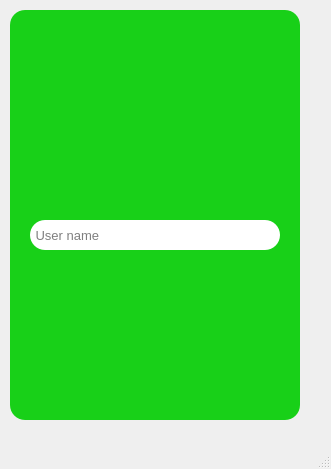
<?xml version="1.0" encoding="UTF-8"?>
<ui version="4.0">
 <class>MainWindow</class>
 <widget class="QMainWindow" name="MainWindow">
  <property name="geometry">
   <rect>
    <x>0</x>
    <y>0</y>
    <width>331</width>
    <height>469</height>
   </rect>
  </property>
  <property name="windowTitle">
   <string>MainWindow</string>
  </property>
  <widget class="QWidget" name="centralwidget">
   <widget class="QWidget" name="widget" native="true">
    <property name="geometry">
     <rect>
      <x>10</x>
      <y>10</y>
      <width>290</width>
      <height>410</height>
     </rect>
    </property>
    <widget class="QLabel" name="label">
     <property name="geometry">
      <rect>
       <x>0</x>
       <y>0</y>
       <width>290</width>
       <height>410</height>
      </rect>
     </property>
     <property name="styleSheet">
      <string notr="true">background-color: rgba(0, 205, 0, 0.9);
border-radius: 15px;</string>
     </property>
     <property name="text">
      <string/>
     </property>
    </widget>
    <widget class="QLineEdit" name="lineEdit">
     <property name="geometry">
      <rect>
       <x>20</x>
       <y>210</y>
       <width>250</width>
       <height>30</height>
      </rect>
     </property>
     <property name="font">
      <font>
       <pointsize>10</pointsize>
      </font>
     </property>
     <property name="styleSheet">
      <string notr="true">border-radius: 15px;</string>
     </property>
     <property name="placeholderText">
      <string> User name</string>
     </property>
    </widget>
   </widget>
  </widget>
  <widget class="QMenuBar" name="menubar">
   <property name="geometry">
    <rect>
     <x>0</x>
     <y>0</y>
     <width>331</width>
     <height>18</height>
    </rect>
   </property>
  </widget>
  <widget class="QStatusBar" name="statusbar"/>
 </widget>
 <resources/>
 <connections/>
</ui>
